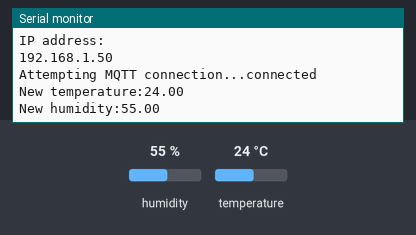
This sketch was run on a simulated ESP8266 (NodeMCU). On the bench: the last lines printed to the serial monitor. The test bench sets the inputs (shaded band); at power-on: humidity 55 %, temperature 24 °C. WiFi joins after 1.5 s; servers stay silent unless stated; no MQTT or app messages arrive unless stated.

Above: at 2.7 s.
2.8 s: humidity set to 22 %
At 4.1 s:
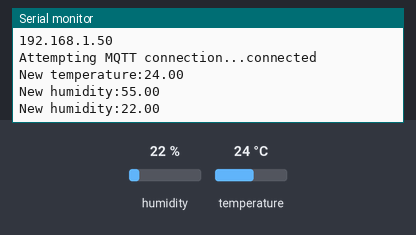
4.3 s: temperature set to 12 °C
At 5.0 s:
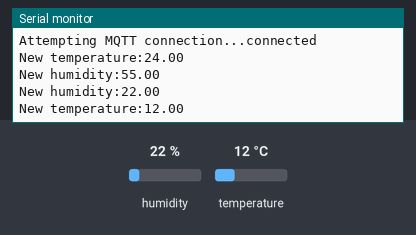
5.8 s: humidity set to 40 %
At 7.8 s:
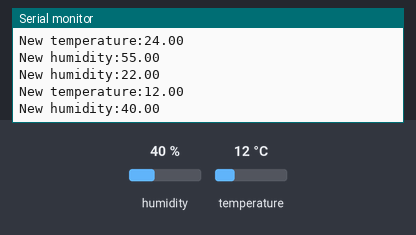

The sketch:

climate_publisher.ino
```cpp
#include <DHTesp.h>

#include <ESP8266WiFi.h>
#include <PubSubClient.h>


#define dht_pin 14    //D5 of NodeMCU is GPIO14

#define wifi_ssid "YOUR_WIFI_SSID"
#define wifi_password "YOUR_WIFI_SECRET"

#define mqtt_server "mqtt.server.lan"
#define mqtt_user "YOUR_MQTT_USER"
#define mqtt_password "YOUR_MQTT_SECRET"

#define humidity_topic "sensors/office/humidity"
#define temperature_topic "sensors/office/temperature"

DHTesp dht;
WiFiClient espClient;
PubSubClient client(espClient);

void setup() {
  Serial.begin(9600);
  Serial.println(F("DHTxx test!"));
  setup_wifi();

  client.setServer(mqtt_server, 1883);

  dht.setup(dht_pin, DHTesp::DHT11);

}

void setup_wifi() {
  delay(10);
  // We start by connecting to a WiFi network
  Serial.println();
  Serial.print("Connecting to ");
  Serial.println(wifi_ssid);

  WiFi.begin(wifi_ssid, wifi_password);

  while (WiFi.status() != WL_CONNECTED) {
    delay(500);
    Serial.print(".");
  }

  Serial.println("");
  Serial.println("WiFi connected");
  Serial.println("IP address: ");
  Serial.println(WiFi.localIP());
}

void reconnect() {
  // Loop until we're reconnected
  while (!client.connected()) {
    Serial.print("Attempting MQTT connection...");
    // Attempt to connect
    if (client.connect("ESP8266Client", mqtt_user, mqtt_password)) {
      Serial.println("connected");
    } else {
      Serial.print("failed, rc=");
      Serial.print(client.state());
      Serial.println(" try again in 5 seconds");
      // Wait 5 seconds before retrying
      delay(5000);
    }
  }
}


bool checkBound(float newValue, float prevValue, float maxDiff) {
  return !isnan(newValue) &&
         (newValue <= prevValue - maxDiff || newValue >= prevValue + maxDiff);
}

long lastMsg = 0;
float temp = 0.0;
float hum = 0.0;
float diff = 0.1;

void loop() {
  if (!client.connected()) {
    reconnect();
  }
  client.loop();

  long now = millis();
  if (now - lastMsg > 1000) {
    lastMsg = now;

    float newTemp = dht.getTemperature();
    float newHum = dht.getHumidity();

    if (checkBound(newTemp, temp, diff)) {
      temp = newTemp;
      Serial.print("New temperature:");
      Serial.println(String(temp).c_str());
      client.publish(temperature_topic, String(temp).c_str(), true);
    }

    if (checkBound(newHum, hum, diff)) {
      hum = newHum;
      Serial.print("New humidity:");
      Serial.println(String(hum).c_str());
      client.publish(humidity_topic, String(hum).c_str(), true);
    }
  }
}
```

Measured:
- after the input at 2.8 s, the serial monitor: prints a new line after 0.79 s (image 1)
- after the input at 4.3 s, the serial monitor: prints a new line after 0.29 s (image 2)
- after the input at 5.8 s, the serial monitor: prints a new line after 0.79 s (image 3)
